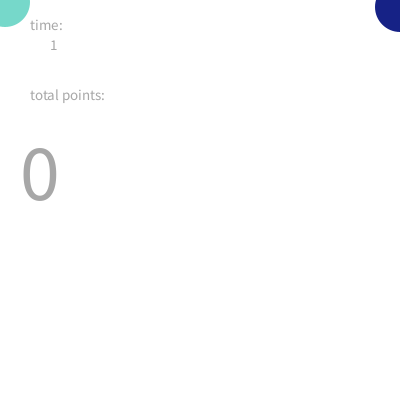
Frame 1 (no input)
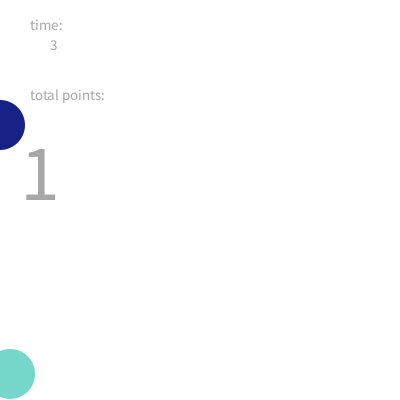
Frame 60 (the mouse pressed at the canvas centre just before this capture)
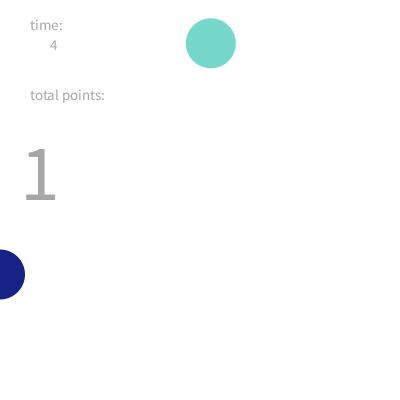
Frame 120 (the mouse held since frame 60 and released just before this capture)

The Processing sketch that drew these frames (run headless with seeded random() and noise(); from frame 60 on, the mouse is pressed at the canvas centre):

// Processing sketch: processing_73861
// ── processing_73861.pde

//Sun Kyung Park
//sunkyunp
//Homework7
//Copyright Sun Kyung Park 2012

float x, y, wd, ht, xSpeed, ySpeed;
float a, b, dia, aSpeed, bSpeed;
int n;
int t, s;

void setup () {
  noStroke ();
  smooth ();
  size (400, 400);

  wd = 50;
  ht=50;
  ySpeed = 2;
  xSpeed = 5;
  n = 0;
  a = 0;
  b = 5;
  dia = 50;
  aSpeed = 2;
  bSpeed = 2;
}


void draw () {
  background (255, 255, 255);
  bouncingTarget ();
  circle (x, y, wd, ht);

  updateTimer ();
  showText ();
  moveellipse ();

}


void circle (float x, float y, float wd, float ht) {
  fill (118, 216, 202);  
  ellipse (x, y, wd, ht);
}

void bouncingTarget () { 

  background (255, 255, 255);
  y = ySpeed+y;
  x = xSpeed+x;

  if (x > width) {
    xSpeed =- xSpeed;
    x=xSpeed+x;
  } 
  else if (x < 0) {
    xSpeed =- xSpeed;
    x=xSpeed+x;
  } 
  if (y > height) {
    ySpeed =- ySpeed;
    y=ySpeed+y;
  }
}

void moveellipse () {
  a=aSpeed+a;
  if (a > width) {
    a=0;
  } 
  else if (a > 0) {
    a=width;
  }

  b=bSpeed+b; 
  {
    if (b > height) {
      b=0;
    } 
    else if (b < 0) {
      b=height;
    }
  }


    fill (22, 34, 134);
    ellipse (a, b, dia, dia);


    if (mouseX > pmouseX) {
      aSpeed = aSpeed - 0.5;
    } 
    else if (mouseX < pmouseX) {
      aSpeed = aSpeed - 0.5;
    } 
    if (mouseY > pmouseY ) {
      bSpeed = bSpeed + 0.5;
    } 
    else if (mouseY < pmouseY) {
      bSpeed = bSpeed - 0.5;
    }


    //point count and collision check
      //copyright Michelle Guarino

    if ((a >= (x-20) && a <= (x+20)) && (b >= (y-20) && b <= (y+20) )){
      background ( 252, 214, 255);
      n=n+1;
      println (n);

      x= random (width);
      y= random (height);

      xSpeed = random (1, 10);
      ySpeed = random (1, 20);
    }

    //restart
    if (n==100) {
      n=0;
    }
  }

  void updateTimer () {
    if (s != second () ) {
      s = second ();
      t++;
    }
  }

  void showText () {

    fill (167, 167, 167);

    textSize (80);
    text (n, 20, height-200);

    textSize (15);
    text ("time:", 30, 30);
    text (t, 50, 50);
    text ("total points:", 30, 100);
  }
